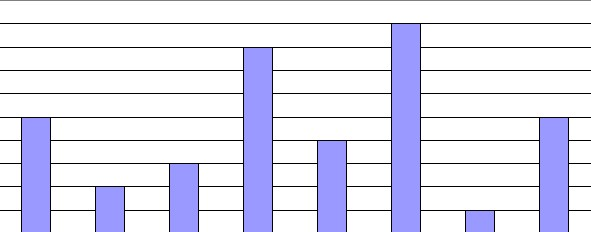
#> input picture Data/Images/BarChart1.png, 591 x 232 px
$ python -i Goldberg_Perceptual_Hashing.py   (imports and definitions only)   (older library calls are emulated)
#> lines starting #> are read from the running program, lines starting #| are printed output that depends on the picture
#!/usr/bin/env python3.6
# -*- coding: utf-8 -*-
"""
:DESCRIPTION:
    Derived From:
        https://github.com/ascribe/image-match/blob/master/image_match/goldberg.py

    ############################### LICENSE ###################################
    All code is licensed under the Apache License, Version 2.0, the full text of
    which can be found at http://www.apache.org/licenses/LICENSE-2.0.
    ###########################################################################

:REQUIRES:
    NONE

:TODO:
    NONE
"""
#==============================================================================
# Package Import
#==============================================================================
# install via (conda install scikit-image or pip install scikit-image)
from skimage.color import rgb2gray
from skimage.io import imread
#from imageio import imread
from PIL import Image
from PIL.MpoImagePlugin import MpoImageFile
try:
    from cairosvg import svg2png
except ImportError:
    pass
from io import BytesIO
import numpy as np
import xml.etree


#==============================================================================
# Class/Function Definitions
#==============================================================================
class CorruptImageError(RuntimeError):
    pass


class ImageSignature(object):
    """Image signature generator.
    Based on the method of Goldberg, et al.
    Available at http://www.cs.cmu.edu/~hcwong/Pdfs/icip02.ps
    """

    def __init__(self, n=9, crop_percentiles=(5, 95), P=None, diagonal_neighbors=True,
                 identical_tolerance=2/255., n_levels=2, fix_ratio=False):
        """Initialize the signature generator.
        The default parameters match those given in Goldberg's paper.
        Note:
            Non-default parameters have not been extensively tested. Use carefully.
        Args:
            - n (Optional[int]): size of grid imposed on image. Grid is n x n
                (default 9) crop_percentiles (Optional[Tuple[int]]): lower and
                upper bounds when considering how much variance to keep in the
                image (default (5, 95))
            - P (Optional[int]): size of sample region, P x P. If none, uses a
                sample region based on the size of the image (default None)
                diagonal_neighbors (Optional[boolean]): whether to include
                diagonal grid neighbors (default True)
            - identical_tolerance (Optional[float]): cutoff difference for
                declaring two adjacent grid points identical (default 2/255)
            - n_levels (Optional[int]): number of positive and negative groups
                to stratify neighbor differences into. n = 2 ->
                [-2, -1, 0, 1, 2] (default 2)
        """

        # check inputs
        assert crop_percentiles is None or len(crop_percentiles) == 2,\
            'crop_percentiles should be a two-value tuple, or None'
        if crop_percentiles is not None:
            assert crop_percentiles[0] >= 0,\
                'Lower crop_percentiles limit should be > 0 (%r given)'\
                % crop_percentiles[0]
            assert crop_percentiles[1] <= 100,\
                'Upper crop_percentiles limit should be < 100 (%r given)'\
                % crop_percentiles[1]
            assert crop_percentiles[0] < crop_percentiles[1],\
                'Upper crop_percentile limit should be greater than lower limit.'
            self.lower_percentile = crop_percentiles[0]
            self.upper_percentile = crop_percentiles[1]
            self.crop_percentiles = crop_percentiles
        else:
            self.crop_percentiles = crop_percentiles
            self.lower_percentile = 0
            self.upper_percentile = 100

        assert type(n) is int, 'n should be an integer > 1'
        assert n > 1, 'n should be greater than 1 (%r given)' % n
        self.n = n

        assert type(P) is int or P is None, 'P should be an integer >= 1, or None'
        if P is not None:
            assert P >= 1, 'P should be greater than 0 (%r given)' % n
        self.P = P

        assert type(diagonal_neighbors) is bool, 'diagonal_neighbors should be boolean'
        self.diagonal_neighbors = diagonal_neighbors
        self.sig_length = self.n ** 2 * (4 + self.diagonal_neighbors * 4)

        assert type(fix_ratio) is bool, 'fix_ratio should be boolean'
        self.fix_ratio = fix_ratio

        assert type(identical_tolerance) is float or type(identical_tolerance) is int,\
            'identical_tolerance should be a number between 1 and 0'
        assert 0. <= identical_tolerance <= 1.,\
            'identical_tolerance should be greater than zero and less than one (%r given)' % identical_tolerance
        self.identical_tolerance = identical_tolerance

        assert type(n_levels) is int, 'n_levels should be an integer'
        assert n_levels > 0
        'n_levels should be > 0 (%r given)' % n_levels
        self.n_levels = n_levels

        self.handle_mpo = True

    def generate_signature(self, path_or_image, bytestream=False):
        """Generates an image signature.
        See section 3 of Goldberg, et al.
        Args:
            - path_or_image (string or numpy.ndarray): image path, or image array
           -  bytestream (Optional[boolean]): will the image be passed as raw bytes?
                That is, is the 'path_or_image' argument an in-memory image?
                (default False)
        Returns:
            The image signature: A rank 1 numpy array of length n x n x 8
                (or n x n x 4 if diagonal_neighbors == False)
        Examples:
            >>> from image_match.goldberg import ImageSignature
            >>> gis = ImageSignature()
            >>> gis.generate_signature('https://pixabay.com/static/uploads/photo/2012/11/28/08/56/mona-lisa-67506_960_720.jpg')
            array([ 0,  0,  0,  0,  0,  0,  2,  2,  0,  0,  0,  0,  0,  2,  2,  2,  0,
                    0,  0,  0,  2,  2,  2,  2,  0,  0,  0, -2,  2,  2,  1,  2,  0,  0,
                    0, -2,  2, -1, -1,  2,  0,  0,  0, -2, -2, -2, -2, -1,  0,  0,  0,
                    2, -1,  2,  2,  2,  0,  0,  0,  1, -1,  2,  2, -1,  0,  0,  0,  1,
                    0,  2, -1,  0,  0, -2, -2,  0, -2,  0,  2,  2, -2, -2, -2,  2,  2,
                    2,  2,  2, -2, -2, -2, -2, -2,  1,  2, -2, -2, -1,  1,  2,  1,  2,
                   -1,  1, -2,  1,  2, -1,  2, -1,  0,  2, -2,  2, -2, -2,  1, -2,  1,
                    2,  1, -2, -2, -1, -2,  1,  1, -1, -2, -2, -2,  2, -2,  2,  2,  2,
                    1,  1,  0,  2,  0,  2,  2,  0,  0, -2, -2,  0,  1,  0, -1,  1, -2,
                   -2, -1, -1,  1, -1,  1,  1, -2, -2, -2, -1, -2, -1,  1, -1,  2,  1,
                    1,  2,  1,  2,  2, -1, -1,  0,  2, -1,  2,  2, -1, -1, -2, -1, -1,
                   -2,  1, -2, -2, -1, -2, -1, -2, -1, -2, -2, -1, -1,  1, -2, -2,  2,
                   -1,  1,  1, -2, -2, -2,  0,  1,  0,  1, -1,  0,  0,  1,  1,  0,  1,
                    0,  1,  1, -1, -1,  1, -1,  1, -1,  1, -1, -1, -1, -2, -1, -1, -1,
                   -2, -2,  1, -2, -2,  1, -2, -2, -2, -2,  1,  1,  2,  2,  1, -2, -2,
                   -1,  1,  2,  2, -1,  2, -2, -1,  1,  1,  1, -1, -2, -1, -2, -2,  0,
                    1, -1, -1,  1, -2, -2,  0,  1,  2,  1,  0,  2,  0,  2,  2,  0,  0,
                   -1,  1,  0,  1,  0,  1,  2, -1, -1,  1, -1, -1, -1,  2,  1,  1,  2,
                    2,  1, -2,  2,  2,  1,  2,  2,  2,  2, -1,  2,  2,  2,  2,  2,  2,
                    1,  2,  2,  2,  2,  1,  1,  2, -2,  2,  2,  2,  2, -1,  2,  2, -2,
                    2,  2,  2,  2,  0,  0, -2, -2,  1,  0, -1,  1, -1, -2,  0, -1,  0,
                   -1,  1,  0,  0, -1,  1,  0,  2,  0,  2,  2, -2, -2, -2, -2, -1, -1,
                   -1,  0, -1, -2, -2,  1, -1, -1,  1,  1, -1, -2, -2,  1,  1,  1,  1,
                    2, -2, -2, -2, -1,  1,  1,  1,  2, -2, -2, -2, -1, -1,  0,  1,  1,
                   -2, -2,  0,  1, -1,  1,  1,  1, -2,  1,  1,  1,  2,  2,  2,  2, -1,
                   -1,  0, -2,  0,  0,  1,  0,  0, -2,  1,  0, -1,  0, -1, -2, -2,  1,
                    1,  1,  1, -1, -1, -2,  0, -1, -1, -1, -1, -2, -2, -2, -1, -1, -1,
                    1,  1, -2, -2,  1, -2, -1,  0, -1,  0, -2, -1,  1, -2, -1, -1,  0,
                    0, -1,  0,  0, -1, -1, -2,  0, -1,  0,  0, -1, -1, -2,  0,  1,  1,
                    1,  0,  1, -2, -1,  0, -1,  0, -1,  0,  0,  0,  1,  1,  0, -1,  0,
                    2, -1,  2,  1,  2,  1, -2,  2, -1, -2,  2,  2,  2,  2,  2,  2,  2,
                    2,  2,  2,  2, -2,  2,  1,  2,  2, -1,  1,  1, -2,  1, -2, -2, -1,
                   -1,  0,  0, -1,  0, -2, -1, -1,  0,  0, -1,  0, -1, -1, -1, -1,  1,
                    0,  1,  1,  1, -1,  0,  1, -1,  0,  0, -1,  0, -1,  0,  0,  0, -2,
                   -2,  0, -2,  0,  0,  0,  1,  1, -2,  2, -2,  0,  0,  0,  2, -2, -1,
                    2,  2,  0,  0,  0, -2, -2,  2, -2,  1,  0,  0,  0, -2,  2,  2, -1,
                    2,  0,  0,  0,  1,  1,  1, -2,  1,  0,  0,  0,  1,  1,  1, -1,  1,
                    0,  0,  0,  1,  0,  1, -1,  1,  0,  0,  0, -1,  0,  0, -1,  0,  0,
                    0,  0], dtype=int8)
        """
        # Step 1:    Load image as array of grey-levels
        im_array = self.preprocess_image(path_or_image, handle_mpo=self.handle_mpo, bytestream=bytestream)

        # Step 2a:   Determine cropping boundaries
        if self.crop_percentiles is not None:
            image_limits = self.crop_image(im_array,
                                           lower_percentile=self.lower_percentile,
                                           upper_percentile=self.upper_percentile,
                                           fix_ratio=self.fix_ratio)
        else:
            image_limits = None

        # Step 2b:   Generate grid centers
        x_coords, y_coords = self.compute_grid_points(im_array,
                                                      n=self.n, window=image_limits)

        # Step 3:    Compute grey level mean of each P x P
        #           square centered at each grid point
        avg_grey = self.compute_mean_level(im_array, x_coords, y_coords, P=self.P)

        # Step 4a:   Compute array of differences for each
        #           grid point vis-a-vis each neighbor
        diff_mat = self.compute_differentials(avg_grey,
                                              diagonal_neighbors=self.diagonal_neighbors)

        # Step 4b: Bin differences to only 2n+1 values
        self.normalize_and_threshold(diff_mat,
                                     identical_tolerance=self.identical_tolerance,
                                     n_levels=self.n_levels)

        # Step 5: Flatten array and return signature
        return np.ravel(diff_mat).astype('int8')

    @staticmethod
    def preprocess_image(image_or_path, bytestream=False, handle_mpo=False):
        """Loads an image and converts to greyscale.
        Corresponds to 'step 1' in Goldberg's paper
        Args:
            image_or_path (string or numpy.ndarray): image path, or image array
            bytestream (Optional[boolean]): will the image be passed as raw bytes?
                That is, is the 'path_or_image' argument an in-memory image?
                (default False)
            handle_mpo (Optional[boolean]): try to compute a signature for steroscopic
                images by extracting the first image of the set (default False)
        Returns:
            Array of floats corresponding to greyscale level at each pixel
        Examples:
            >>> gis.preprocess_image('https://pixabay.com/static/uploads/photo/2012/11/28/08/56/mona-lisa-67506_960_720.jpg')
            array([[ 0.26344431,  0.32423294,  0.30406745, ...,  0.35069725,
                     0.36499961,  0.36361569],
                   [ 0.29676627,  0.28640118,  0.34523255, ...,  0.3703051 ,
                     0.34931333,  0.31655686],
                   [ 0.35305216,  0.31858431,  0.36202   , ...,  0.40588196,
                     0.37284275,  0.30871373],
                   ...,
                   [ 0.05932863,  0.05540706,  0.05540706, ...,  0.01954745,
                     0.01954745,  0.01562588],
                   [ 0.0632502 ,  0.05540706,  0.05148549, ...,  0.01954745,
                     0.02346902,  0.01562588],
                   [ 0.06717176,  0.05540706,  0.05148549, ...,  0.02346902,
                     0.02739059,  0.01954745]])
        """
#> called with image_or_path = '../Data/Images/BarChart1.png', bytestream = False, handle_mpo = True
        if bytestream:
            try:
                img = Image.open(BytesIO(image_or_path))
            except IOError:
                # could be an svg, attempt to convert
                try:
                    img = Image.open(BytesIO(svg2png(image_or_path)))
                except (NameError, xml.etree.ElementTree.ParseError):
                    raise CorruptImageError()
            img = img.convert('RGB')
            return rgb2gray(np.asarray(img, dtype=np.uint8))
        elif type(image_or_path) is str:
            return imread(image_or_path, as_grey=True)
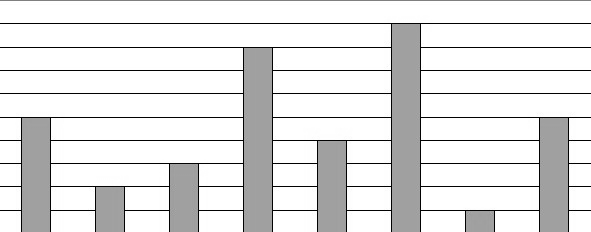
#> returned value: shape (232, 591) float64; min 0, max 1, mean 0.889
        elif type(image_or_path) is bytes:
            try:
                img = Image.open(image_or_path)
                arr = np.array(img.convert('RGB'))
            except IOError:
                # try again due to PIL weirdness
                return imread(image_or_path, as_grey=True)
            if handle_mpo:
                # take the first images from the MPO
                if arr.shape == (2,) and isinstance(arr[1].tolist(), MpoImageFile):
                    return rgb2gray(arr[0])
                else:
                    return rgb2gray(arr)
            else:
                return rgb2gray(arr)
        elif type(image_or_path) is np.ndarray:
            return rgb2gray(image_or_path)
        else:
            raise TypeError('Path or image required.')

    @staticmethod
    def crop_image(image, lower_percentile=5, upper_percentile=95, fix_ratio=False):
        """Crops an image, removing featureless border regions.
        Corresponds to the first part of 'step 2' in Goldberg's paper
        Args:
            - image (numpy.ndarray): n x m array of floats -- the greyscale
                image. Typically, the output of preprocess_image
            - lower_percentile (Optional[int]): crop image by percentage of
                difference (default 5)
            - upper_percentile (Optional[int]): as lower_percentile (default 95)
            - fix_ratio (Optional[boolean]): use the larger ratio for both
                directions. This is useful for using the fast signature
                transforms on sparse but very similar images (e.g. renderings
                from fixed directions). Use with care -- only use if you can
                guarantee the incoming image is square (default False).
        Returns:
            A pair of tuples describing the 'window' of the image to use in
            analysis: [(top, bottom), (left, right)]
        Examples:
            >>> img = gis.preprocess_image('https://pixabay.com/static/uploads/photo/2012/11/28/08/56/mona-lisa-67506_960_720.jpg')
            >>> gis.crop_image(img)
            [(36, 684), (24, 452)]
        """
#> called with lower_percentile = 5, upper_percentile = 95, fix_ratio = False
        # row-wise differences
        rw = np.cumsum(np.sum(np.abs(np.diff(image, axis=1)), axis=1))
#> rw = 232 values from 0 to 2752.4
#> (the rest of the program and of its run is left out)
